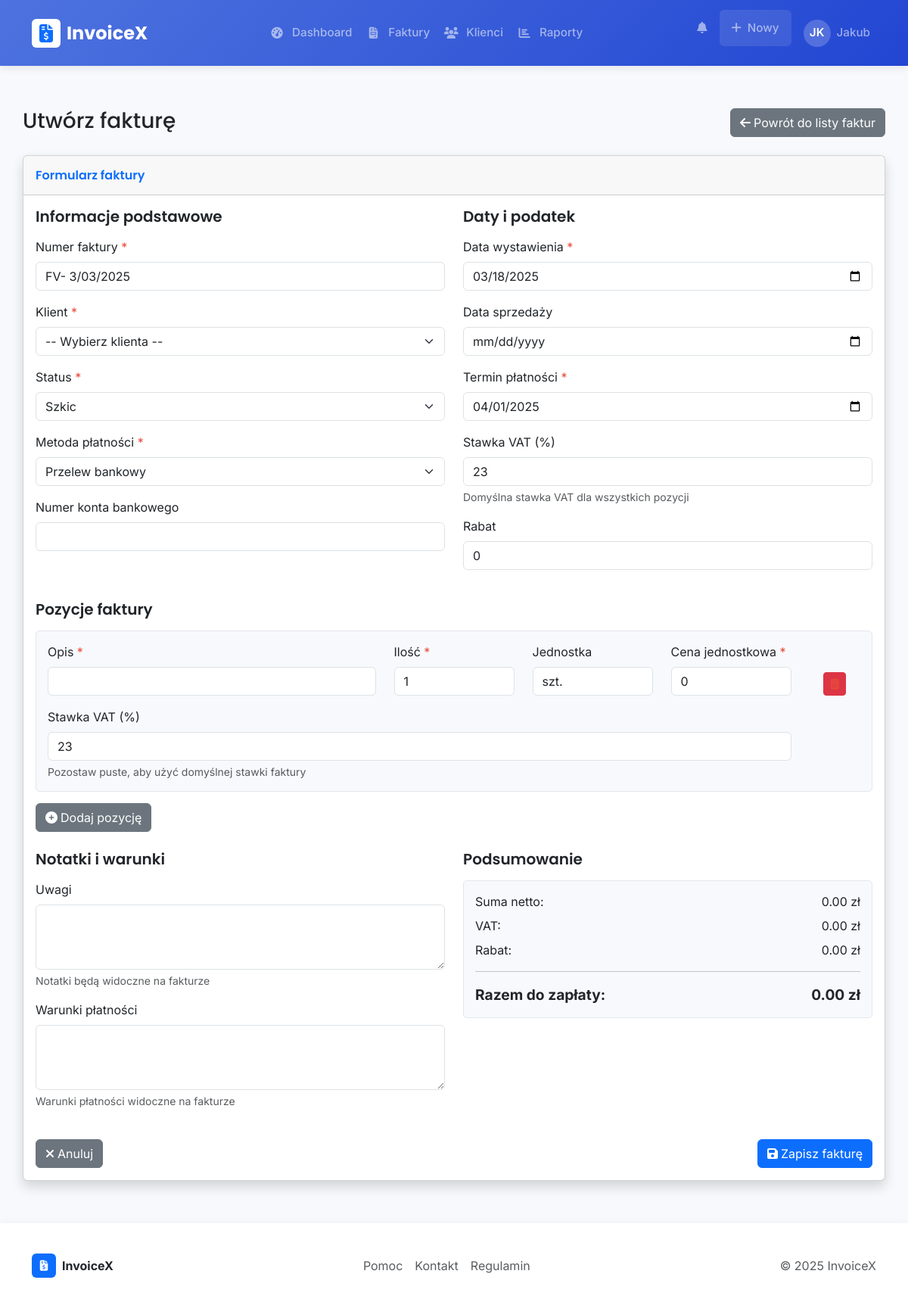
Page /invoice/create (signed in) on the earlier database version.
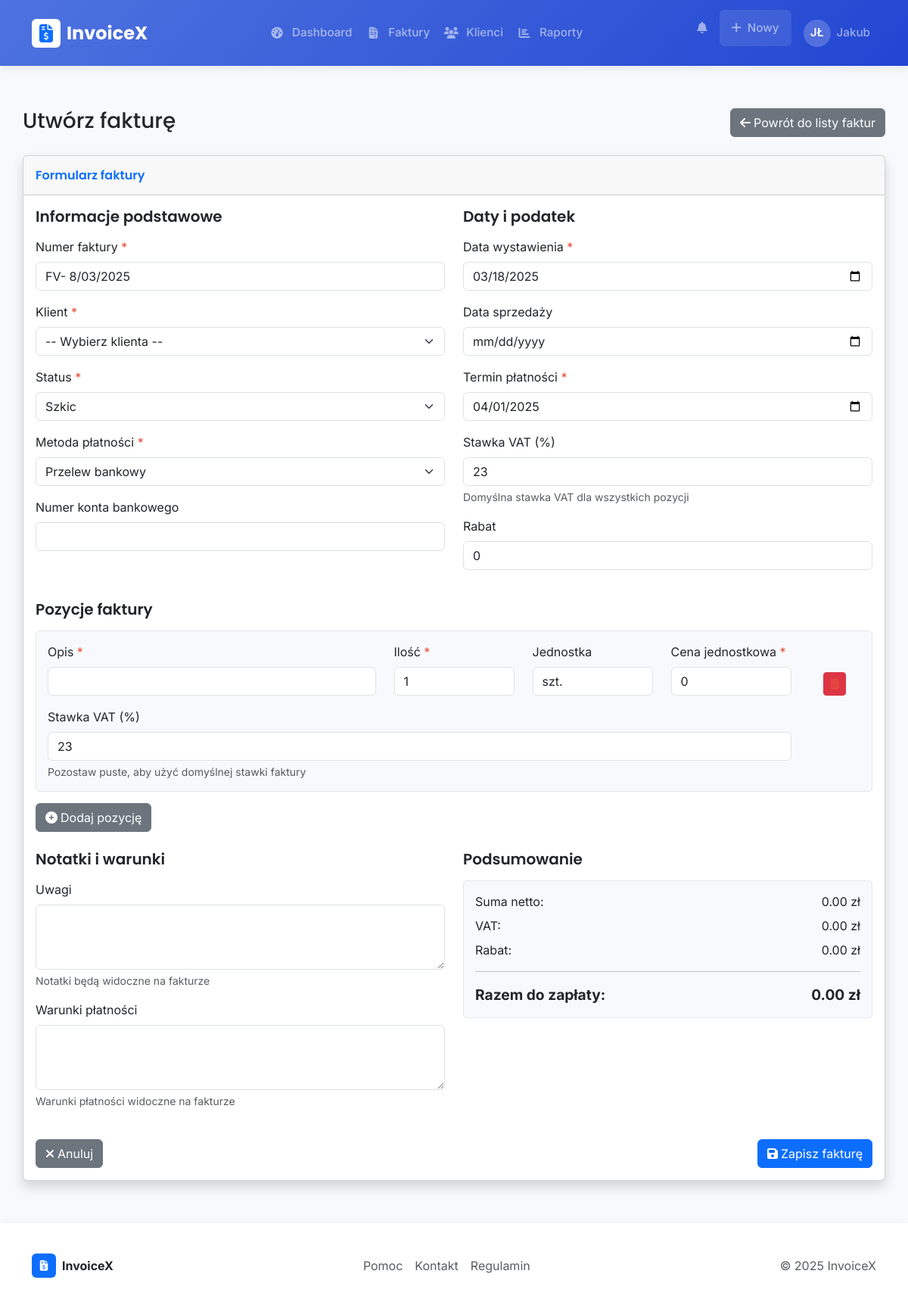
Same page on the later database version.
### app/models/user.py (models this page shows, shortened)
class User(db.Model, UserMixin):
    __tablename__ = 'users'
    id = db.Column(db.Integer, primary_key=True)
    uuid = db.Column(db.String(36), unique=True, default=lambda: str(uuid.uuid4()))
    email = db.Column(db.String(120), unique=True, nullable=False, index=True)
    password_hash = db.Column(db.String(256), nullable=False)
    first_name = db.Column(db.String(50), nullable=False)
    last_name = db.Column(db.String(50), nullable=False)
    company_name = db.Column(db.String(100))
    tax_id = db.Column(db.String(50))  # NIP
    address_line1 = db.Column(db.String(100))
    address_line2 = db.Column(db.String(100))
    city = db.Column(db.String(50))
    postal_code = db.Column(db.String(20))
    country = db.Column(db.String(50))
    phone = db.Column(db.String(20))
    logo = db.Column(db.String(255))  # Ścieżka do pliku logo
    is_active = db.Column(db.Boolean, default=True)
    confirmed = db.Column(db.Boolean, default=False)
    confirmed_on = db.Column(db.DateTime)
    created_at = db.Column(db.DateTime, default=datetime.utcnow)
    updated_at = db.Column(db.DateTime, default=datetime.utcnow, onupdate=datetime.utcnow)
    last_login = db.Column(db.DateTime)
    clients = db.relationship('Client', backref='user', lazy='dynamic', cascade='all, delete-orphan')
    invoices = db.relationship('Invoice', backref='user', lazy='dynamic', cascade='all, delete-orphan')

### app/routes/invoice.py (the view, shortened to what this page needs)
@invoice_bp.route('/create', methods=['GET', 'POST'])
@login_required
def create():
    form = InvoiceForm()
    form.client_id.choices = [(c.id, c.name) for c in
                              Client.query.filter_by(user_id=current_user.id).order_by(Client.name).all()]
    if request.method == 'GET':
        today = datetime.utcnow().date()
        form.issue_date.data = today
        form.due_date.data = today + timedelta(days=14)
        form.invoice_number.data = InvoiceNumberGenerator.get_next_number(current_user.id)
    return render_template('invoice/create.html', title='Utwórz fakturę', form=form)

### app/routes/invoice.py
class InvoiceItemForm(FlaskForm):
    id = HiddenField('ID')
    description = StringField('Opis', validators=[DataRequired()])
    quantity = DecimalField('Ilość', default=1, validators=[DataRequired(), NumberRange(min=0.01)])
    unit = StringField('Jednostka', default='szt.')
    unit_price = DecimalField('Cena jednostkowa', validators=[DataRequired(), NumberRange(min=0)])
    tax_rate = DecimalField('Stawka VAT (%)', default=23)

### app/models/user.py (called while the page is built)
@login_manager.user_loader
def load_user(user_id):
    return User.query.get(user_id)

### app/templates/invoice/create.html (shortened to what the changed rows need)
{% extends 'layout.html' %}
{% block content %}
<div class="row mb-4">
    <div class="col-md-6">
        <h1 class="h3 mb-0 text-gray-800">Utwórz fakturę</h1>
    </div>
</div>
<div class="card shadow mb-4">
    <div class="card-body">
        <form method="POST" id="invoice-form">
            <div class="row mb-4">
                <div class="col-md-6">
                    <div class="mb-3 form-group">
                        <label class="form-label required-label" for="invoice_number">Numer faktury</label>
                        <input type="text" class="form-control" id="invoice_number" name="invoice_number" value="{{ form.invoice_number.data or '' }}" required>
                    </div>
                </div>
            </div>
        </form>
    </div>
</div>
{% endblock %}

### app/templates/layout.html (shortened to what the changed rows need)
<!DOCTYPE html>
<html lang="pl">
<head>
    <link href="https://cdn.jsdelivr.net/npm/bootstrap@5.3.0/dist/css/bootstrap.min.css" rel="stylesheet">
    <link rel="stylesheet" href="https://cdnjs.cloudflare.com/ajax/libs/font-awesome/6.4.0/css/all.min.css">
    <link rel="stylesheet" href="{{ url_for('static', filename='css/style.css') }}">
</head>
<body>
    {% if current_user.is_authenticated %}
    <nav class="navbar navbar-expand-lg navbar-dark sticky-top">
        <div class="container">
            <a class="navbar-brand d-flex align-items-center" href="{{ url_for('dashboard.index') }}">
                <div class="brand-icon me-2 d-flex align-items-center justify-content-center bg-white text-primary rounded" style="width: 38px; height: 38px;">
                    <i class="fas fa-file-invoice-dollar"></i>
                </div>
                {{ app_name }}
            </a>
            <div class="collapse navbar-collapse" id="navbarMain">
                <ul class="navbar-nav mx-auto">
                    <li class="nav-item">
                        <a class="nav-link d-flex align-items-center" href="{{ url_for('dashboard.index') }}">
                            <span class="nav-icon"><i class="fas fa-tachometer-alt"></i></span>
                            Dashboard
                        </a>
                    </li>
                    <li class="nav-item">
                        <a class="nav-link d-flex align-items-center" href="{{ url_for('dashboard.invoices') }}">
                            <span class="nav-icon"><i class="fas fa-file-invoice"></i></span>
                            Faktury
                        </a>
                    </li>
                    <li class="nav-item">
                        <a class="nav-link d-flex align-items-center" href="{{ url_for('dashboard.clients') }}">
                            <span class="nav-icon"><i class="fas fa-users"></i></span>
                            Klienci
                        </a>
                    </li>
                    <li class="nav-item">
                        <a class="nav-link d-flex align-items-center" href="{{ url_for('reports.index') }}">
                            <span class="nav-icon"><i class="fas fa-chart-bar"></i></span>
                            Raporty
                        </a>
                    </li>
                </ul>
                <ul class="navbar-nav">
                    <li class="nav-item me-2">
                        <a class="nav-link notification-badge" href="#" title="Powiadomienia">
                            <i class="fas fa-bell"></i>
                        </a>
                    </li>
                    <li class="nav-item dropdown me-2">
                        <a class="nav-link dropdown-toggle d-flex align-items-center px-3 rounded bg-white bg-opacity-10"
                           href="#" id="navbarDropdownCreate" role="button"
                           data-bs-toggle="dropdown" aria-expanded="false">
                            <i class="fas fa-plus me-2"></i>Nowy
                        </a>
                    </li>
                    <li class="nav-item dropdown">
                        <a class="nav-link dropdown-toggle d-flex align-items-center" href="#"
                           id="navbarDropdownUser" role="button"
                           data-bs-toggle="dropdown" aria-expanded="false">
                            <div class="user-avatar">
                                {{ current_user.first_name[0] }}{{ current_user.last_name[0] if current_user.last_name else "" }}
                            </div>
                            <span>{{ current_user.first_name }}</span>
                        </a>
                    </li>
                </ul>
            </div>
        </div>
    </nav>
    {% endif %}
    <main class="main-content container">
        {% block content %}{% endblock %}
    </main>
</body>
</html>

Differences in the rows shown:
changed User "Jakub": last_name "K" → "Ł"
Other differences:
form field invoice_number: "FV- 3/03/2025" → "FV- 8/03/2025"
